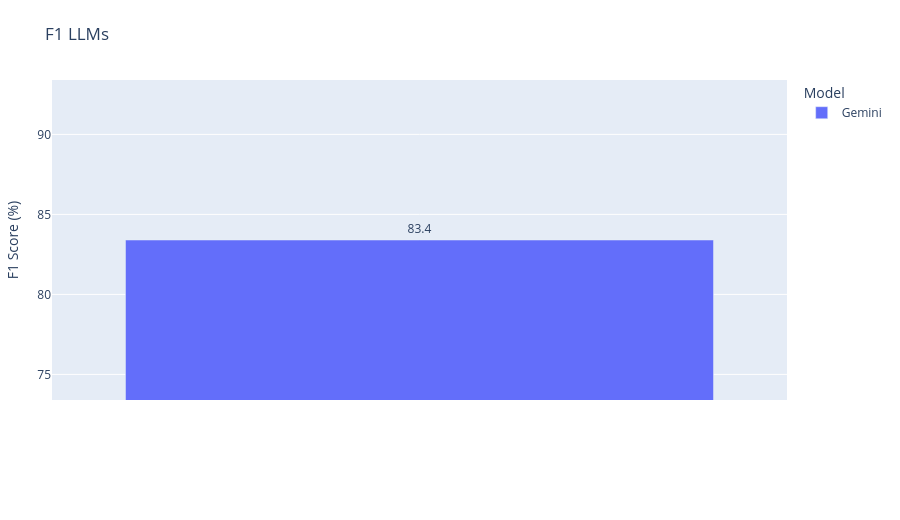

Notebook code for this chart:
### Code cell
models = [
    ("Gemini", 83.4)
]


plot_model_performance(models, "F1 LLMs")

### Figure 1 — Plotly figure (JSON) as saved in the notebook; plotly's stock layout.template omitted (floating-point values rounded to 4 significant figures)
{"data": [{"hovertemplate": "F1 Score (%)=%{text}<extra></extra>", "legendgroup": "Gemini", "marker": {"color": "#636efa", "pattern": {"shape": ""}}, "name": "Gemini", "orientation": "v", "showlegend": true, "text": [83.4], "textposition": "outside", "texttemplate": "%{text}", "type": "bar", "x": ["Gemini"], "xaxis": "x", "y": [83.4], "yaxis": "y"}], "layout": {"barmode": "relative", "height": 520, "legend": {"title": {"text": "Model"}, "tracegroupgap": 0}, "margin": {"b": 120, "l": 40, "r": 40, "t": 80}, "title": {"text": "F1 LLMs"}, "width": 900, "xaxis": {"anchor": "y", "categoryarray": ["Gemini"], "categoryorder": "array", "domain": [0, 1], "showticklabels": false, "title": {"text": ""}}, "yaxis": {"anchor": "x", "domain": [0, 1], "range": [73.4, 93.4], "title": {"text": "F1 Score (%)"}}}}
